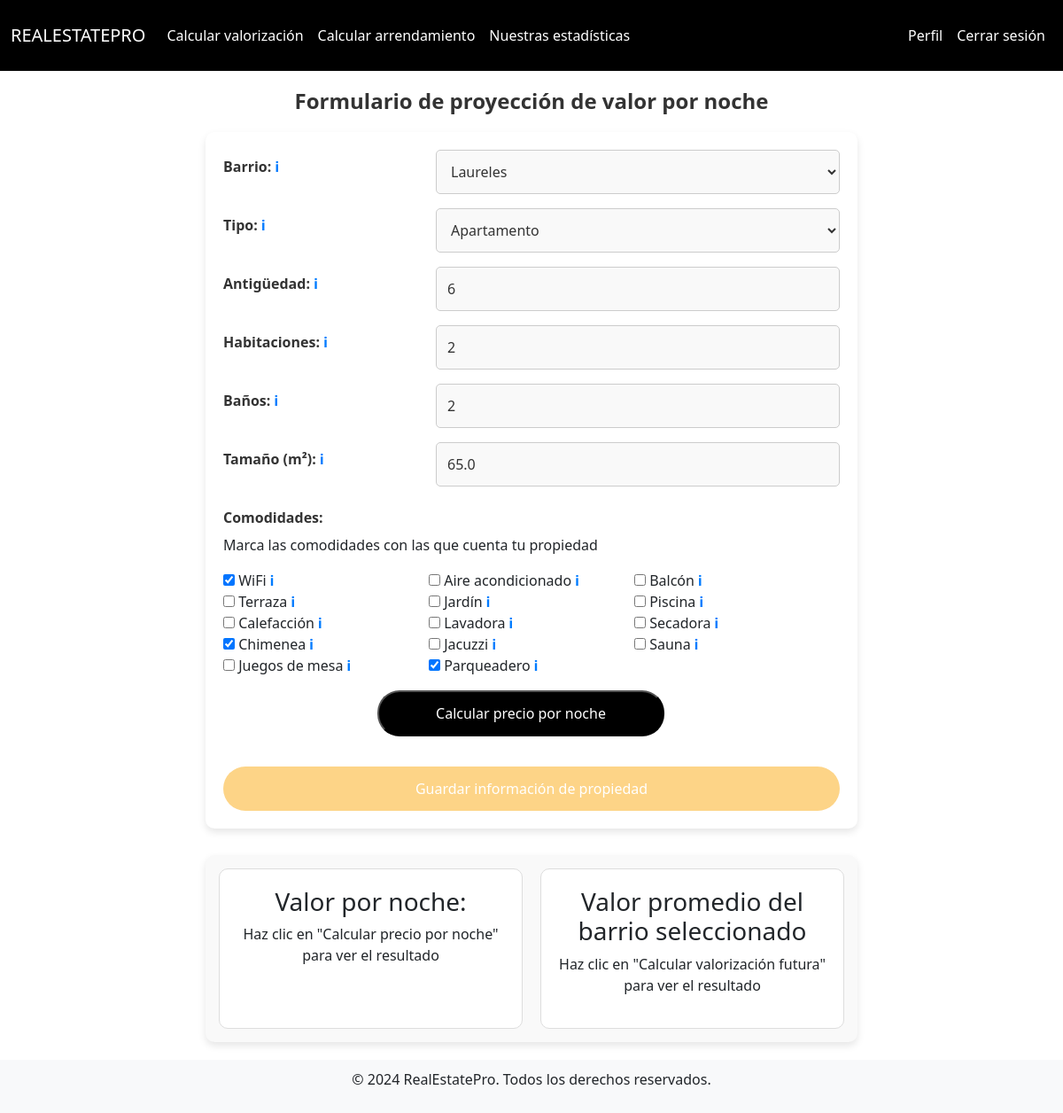
The app's page /arrendamiento/editar-arrendamiento/4/ (signed in) with its own data.
### arrendamiento/models.py (models this page shows, shortened)
class RentalProperty(models.Model):
    user = models.ForeignKey(User, on_delete=models.CASCADE)
    neighbourhood = models.CharField(max_length=255)
    type = models.CharField(max_length=255)
    num_rooms = models.IntegerField()
    num_banos = models.IntegerField()
    size = models.FloatField()
    age = models.IntegerField()
    wifi = models.BooleanField(default=False)
    air_conditioner = models.BooleanField(default=False)
    balcony = models.BooleanField(default=False)
    terrace = models.BooleanField(default=False)
    garden = models.BooleanField(default=False)
    pool = models.BooleanField(default=False)
    heater = models.BooleanField(default=False)
    washing_machine = models.BooleanField(default=False)
    dryer = models.BooleanField(default=False)
    chimney = models.BooleanField(default=False)
    jacuzzi = models.BooleanField(default=False)
    sauna = models.BooleanField(default=False)
    board_games = models.BooleanField(default=False)
    parking = models.BooleanField(default=False)
    price_per_night = models.DecimalField(max_digits=10, decimal_places=2)

### arrendamiento/views.py (the view)
# urls.py: path('editar-arrendamiento/<int:property_id>/', views.edit_rental_property, name='edit_rental_property'),
def edit_rental_property(request, property_id):
    rental_property_instance = get_object_or_404(RentalProperty, id=property_id, user=request.user)
    if request.method == "POST":
        form = PropertyForm(request.POST, instance=rental_property_instance)
        if form.is_valid():
            form.save()
            return redirect('profile')
    else:
        form = PropertyForm(instance=rental_property_instance)
    return render(request, 'rent.html', {'form': form, 'property': rental_property_instance})

### arrendamiento/templates/rent.html (shortened to what this page needs)
{% extends 'layout.html' %}
{% load static %}
{% block content %}
{% block extra_css %}
<link rel="stylesheet" href="{% static 'styles/calculate.css' %}">
{% endblock extra_css %}
<div class="calculate_form">
    <div class="container">
        <h2>Formulario de proyección de valor por noche</h2>
        <div class="form-container">
            <form method="post">
                <div class="row mb-3">
                    <label for="id_neighbourhood" class="col-sm-4 col-form-label">
                        Barrio:
                        <span class="tooltip-icon">
                            ℹ
                        </span>
                    </label>
                    <div class="col-sm-8">
                        {{ form.neighbourhood }}
                    </div>
                </div>
                <div class="row mb-3">
                    <label for="id_tipo" class="col-sm-4 col-form-label">
                        Tipo:
                        <span class="tooltip-icon">
                            ℹ
                        </span>
                    </label>
                    <div class="col-sm-8">
                        {{ form.type }}
                    </div>
                </div>
                <div class="row mb-3">
                    <label for="id_age" class="col-sm-4 col-form-label">
                        Antigüedad:
                        <span class="tooltip-icon">
                            ℹ
                        </span>
                    </label>
                    <div class="col-sm-8">
                        {{ form.age }}
                    </div>
                </div>
                <div class="row mb-3">
                    <label for="id_num_rooms" class="col-sm-4 col-form-label">
                        Habitaciones:
                        <span class="tooltip-icon">
                            ℹ
                        </span>
                    </label>
                    <div class="col-sm-8">
                        {{ form.num_rooms }}
                    </div>
                </div>
                <div class="row mb-3">
                    <label for="id_num_banos" class="col-sm-4 col-form-label">
                        Baños:
                        <span class="tooltip-icon">
                            ℹ
                        </span>
                    </label>
                    <div class="col-sm-8">
                        {{ form.num_banos }}
                    </div>
                </div>
                <div class="row mb-3">
                    <label for="id_size" class="col-sm-4 col-form-label">
                        Tamaño (m²):
                        <span class="tooltip-icon">
                            ℹ
                        </span>
                    </label>
                    <div class="col-sm-8">
                        {{ form.size }}
                    </div>
                </div>
                <div class="row mb-3 checkbox-group">
                    <label class="col-form-label">Comodidades:</label><p>Marca las comodidades con las que cuenta tu propiedad</p>
                    <div class="checkbox-container" style=" display: grid;
    grid-template-columns: 1fr 1fr 1fr;">
                        <label>
                            {{ form.wifi }} WiFi
                            <span class="tooltip-icon">ℹ
                            </span>
                        </label>
                        <label>
                            {{ form.air_conditioner }} Aire acondicionado
                            <span class="tooltip-icon">ℹ
                            </span>
                        </label>
                        <label>
                            {{ form.balcony }} Balcón
                            <span class="tooltip-icon">ℹ
                            </span>
                        </label>
                        <label>
                            {{ form.terrace }} Terraza
                            <span class="tooltip-icon">ℹ
                            </span>
                        </label>
                        <label>
                            {{ form.garden }} Jardín
                            <span class="tooltip-icon">ℹ
                            </span>
                        </label>
                        <label>
                            {{ form.pool }} Piscina
                            <span class="tooltip-icon">ℹ
                            </span>
                        </label>
                        <label>
                            {{ form.heater }} Calefacción
                            <span class="tooltip-icon">ℹ
                            </span>
                        </label>
                        <label>
                            {{ form.washing_machine }} Lavadora
                            <span class="tooltip-icon">ℹ
                            </span>
                        </label>
                        <label>
                            {{ form.dryer }} Secadora
                            <span class="tooltip-icon">ℹ
                            </span>
                        </label>
                        <label>
                            {{ form.chimney }} Chimenea
                            <span class="tooltip-icon">ℹ
                            </span>
                        </label>
                        <label>
                            {{ form.jacuzzi }} Jacuzzi
                            <span class="tooltip-icon">ℹ
                            </span>
                        </label>
                        <label>
                            {{ form.sauna }} Sauna
                            <span class="tooltip-icon">ℹ
                            </span>
                        </label>
                        <label>
                            {{ form.board_games }} Juegos de mesa
                            <span class="tooltip-icon">ℹ
                            </span>
                        </label>
                        <label>
                            {{ form.parking }} Parqueadero
                            <span class="tooltip-icon">ℹ
                            </span>
                        </label>
                    </div>
                </div>
                <div class="row w-100 mb-4 justify-content-center">
                    <div class="col-md-6 text-center">
                        <button type="submit" class="enviar w-100">Calcular precio por noche</button>
                    </div>
                </div>
                {% if user.is_authenticated %}
                <button type="submit" name="save_property" class="btn save-btn w-100">Guardar información de propiedad</button>
            {% else %}
                <div class="alert alert-warning text-center" role="alert">
                    Regístrate primero para acceder a la funcionalidad de <strong>guardar información</strong>
                </div>
            {% endif %}
            </form>
        </div>
        <div class="results-section">
            <div class="result-box">
                <h3>Valor por noche:</h3>
                {% if results.price_per_night %}
                    <p> COP {{ results.price_per_night }}</p>
                {% else %}
                    <p>Haz clic en "Calcular precio por noche" para ver el resultado</p>
                {% endif %}
            </div>
            <div class="result-box">
                <h3>Valor promedio del barrio seleccionado</h3>
                {% if results.average %}
                    <p> COP {{ results.average }}</p>
                {% else %}
                    <p>Haz clic en "Calcular valorización futura" para ver el resultado</p>
                {% endif %}
            </div>
        </div>
    </div>
</div>
{% endblock %}

### valorizacion/static/styles/calculate.css (style rules this page uses)
.calculate_form { max-width: 800px; margin: 0 auto; padding: 20px; }
h2 { text-align: center; font-size: 24px; color: #333; font-weight: bold; margin-bottom: 20px; }
.form-container { background-color: #ffffff; padding: 20px; border-radius: 10px; box-shadow: 0 4px 8px rgba(0, 0, 0, 0.1); margin-bottom: 30px; }
.results-section { background-color: #f9f9f9; padding: 5px; border-radius: 10px; box-shadow: 0 4px 8px rgba(0, 0, 0, 0.1); display: flex; justify-content: space-between; }
.row { margin-bottom: 20px; }
.col-form-label { font-weight: bold; color: #333; }
input[type="text"], input[type="number"], select { width: 100%; padding: 12px; border: 1px solid #ccc; border-radius: 5px; font-size: 16px; background-color: #f9f9f9; color: #333; outline: none; transition: border-color 0.3s ease; box-sizing: border-box; }
.enviar { background-color: black; color: white; padding: 12px 20px; font-size: 16px; border-radius: 25px; cursor: pointer; transition: background-color 0.3s ease; width: 100%; }
.save-btn { background-color: rgb(253, 212, 135); color: white; padding: 12px 20px; font-size: 16px; border-radius: 25px; cursor: pointer; transition: background-color 0.3s ease; margin-top: 10px; }
.result-box { background-color: #ffffff; border: 1px solid #ddd; padding: 20px; border-radius: 10px; text-align: center; width: 100%; max-width: 600px; margin-top: 20px; }
.tooltip-icon { position: relative; display: inline-block; cursor: pointer; color: #007bff; font-weight: bold; }
.result-box { background-color: #ffffff; border: 1px solid #ddd; padding: 20px; border-radius: 10px; text-align: center; width: 100%; max-width: 500px; margin: 10px; }
.result-box { background-color: #ffffff; border: 1px solid #ddd; padding: 20px; border-radius: 10px; text-align: center; width: 100%; max-width: 400px; margin: 10px; }

### records on screen
RentalProperty: neighbourhood "Laureles", type "Apartamento", age "6", num_rooms "2", num_banos "2", size "65.0", wifi "☑", chimney "☑", parking "☑"
